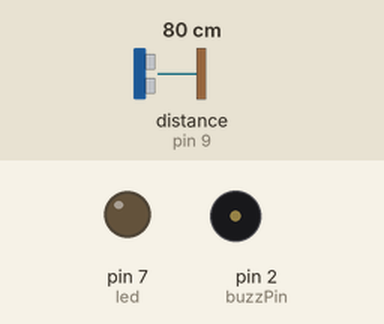
Simulated run of this sketch. Board: Arduino Uno, built with avr-gcc and run on an emulated ATmega328P. Parts: output pins drawn as LEDs (lit = HIGH), buzzer (waves = sounding, pin HIGH). Wiring (inferred from the names in the program): ultrasonic range finder: trigger pin 10; echo pin 9. The test bench sets the inputs (shaded band); at power-on: distance to the obstacle (sensor on pin 9) 80 cm. The echo pulse lasts 58.3 µs per cm; pins used as bus, display or sensor lines are not drawn.

Above: at 1.2 s.
1.3 s: distance to the obstacle (sensor on pin 9) set to 34 cm
2.8 s: distance to the obstacle (sensor on pin 9) set to 28 cm
At 3.8 s:
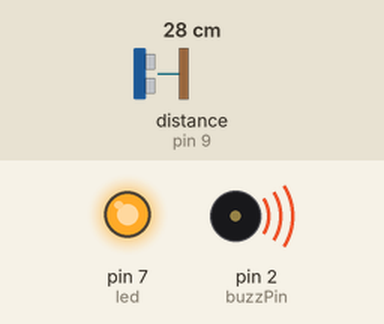
4.3 s: distance to the obstacle (sensor on pin 9) set to 35 cm
At 5.6 s:
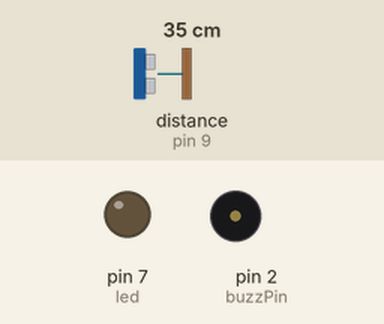
6.4 s: distance to the obstacle (sensor on pin 9) set to 2 cm
At 7.1 s:
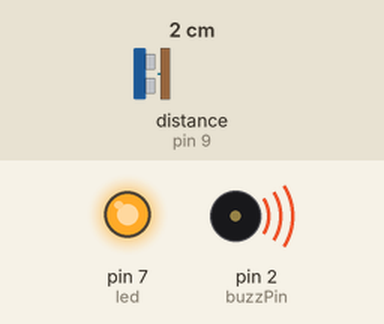
Timing chart, 0 to 8.9 s (numbered marks = the images above; inputs shaded):
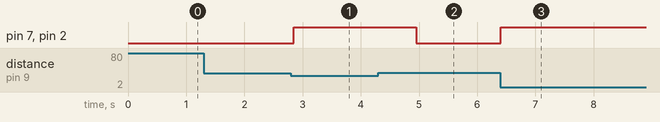

The sketch:

hc_sr04.ino
```cpp
int const trigPin = 10;     // Defines the data pins of the ultrasonic
int const echoPin = 9;
int const buzzPin = 2;// Defines the buzzer pin
int const led =7;
void setup()
{
pinMode(trigPin, OUTPUT);   // sets trig pin to have output pulses
pinMode(echoPin, INPUT);    // sets echo pin to be input and get the pulse width
pinMode(buzzPin, OUTPUT);   // sets buzz pin as output to control the sound
pinMode(led, OUTPUT);
}
void loop()
{
int duration, distance;     // The Duration will be the input pulse width and distance will be the distance to the obstacle in centimeters
digitalWrite(trigPin, HIGH); // The output pulse with 1ms width on trigPin
delay(1);
digitalWrite(trigPin, LOW);
duration = pulseIn(echoPin, HIGH);  // Measures the pulse input in the echo pin
distance = (duration/2) / 29.1;   // Distance is half the duration devided by 29.1 (from datasheet)
// if the distance is less than 0.5 meter and more than 0 (0 or less means over range)
if (distance <= 30 && distance >= 0) {
// It will trigger the Buzzer
digitalWrite(buzzPin, HIGH);
digitalWrite(led, HIGH);
delay(1000);
} else {
// Will no Sound
digitalWrite(buzzPin, LOW);
digitalWrite(led, LOW);
}
// Waits 50 milliseconds
delay(50);
}
```

Measured:
- the behaviour switches between 31 and 30 cm on distance to the obstacle (sensor on pin 9) (found by bisection; images 0 and 1)
- after the input at 1.3 s, every drawn part: stays the same
- after the input at 2.8 s, pin 7 (led), pin 2 (buzzPin): LOW → HIGH after 0.05 s
- after the input at 4.3 s, pin 7 (led), pin 2 (buzzPin): HIGH → LOW after 0.66 s
- after the input at 6.4 s, pin 7 (led), pin 2 (buzzPin): LOW → HIGH at once
